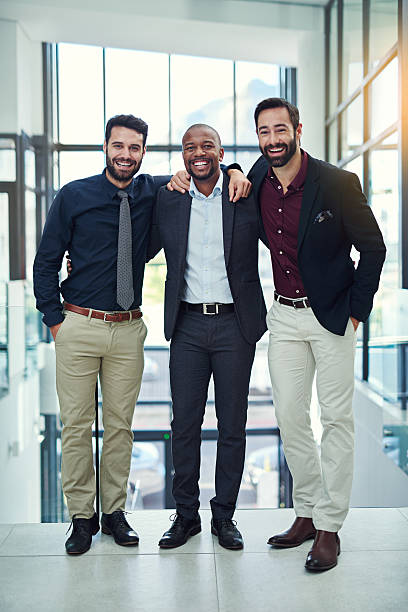
#> input picture face detection using opencv/corporate-group-photographer-London.jpg, 408 x 612 px
$ jupyter execute --allow-errors opencv_face_detection.ipynb
#> lines starting #> are read from the running program, lines starting #| are printed output that depends on the picture
[cell 1]
import cv2
from matplotlib import pyplot as plt

img = cv2.imread("corporate-group-photographer-London.jpg")
#> img is the input picture: shape (612, 408, 3); mean B, G, R 155.9, 155.8, 147.9
img_gray = cv2.cvtColor(img, cv2.COLOR_BGR2GRAY)
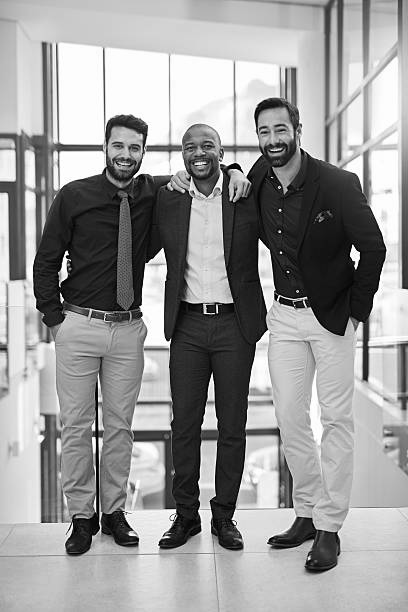
#> img_gray: shape (612, 408); min 0, max 255, mean 153.5
img_rgb = cv2.cvtColor(img, cv2.COLOR_BGR2RGB)

face_cascade = cv2.CascadeClassifier('haarcascade_frontalface_default.xml')

#> (the rest of this cell did not finish here and is left out)
